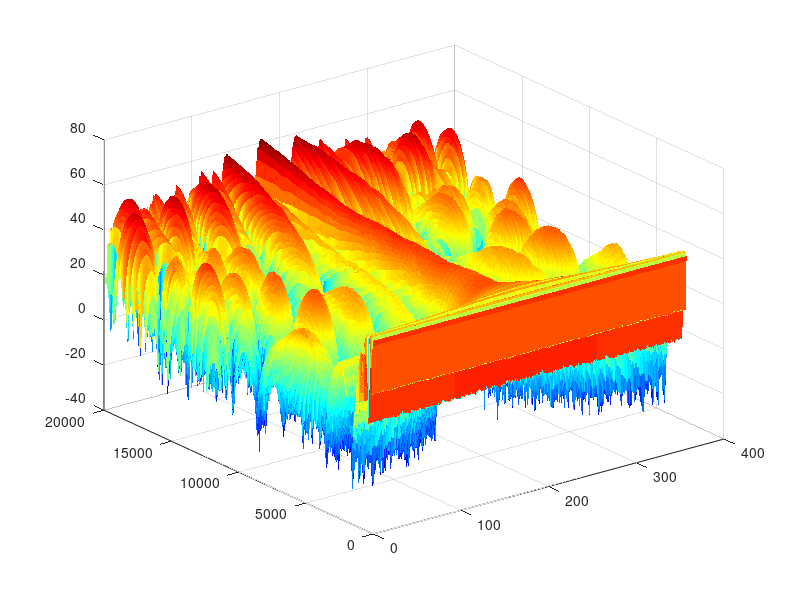

Write the MATLAB code that produced this figure.
%#!/usr/bin/octave -qf
function plotData()
      figure;
      data = dlmread('./srp.csv',';',6,1);
      X = 0:1:358;
      Y = 25:25:20000;
      [grX,grY] = meshgrid(X,Y);
  	  h = surf(grX,grY,20*log10((data)));	
      set(h, 'edgecolor','none');
      colormap jet
end

